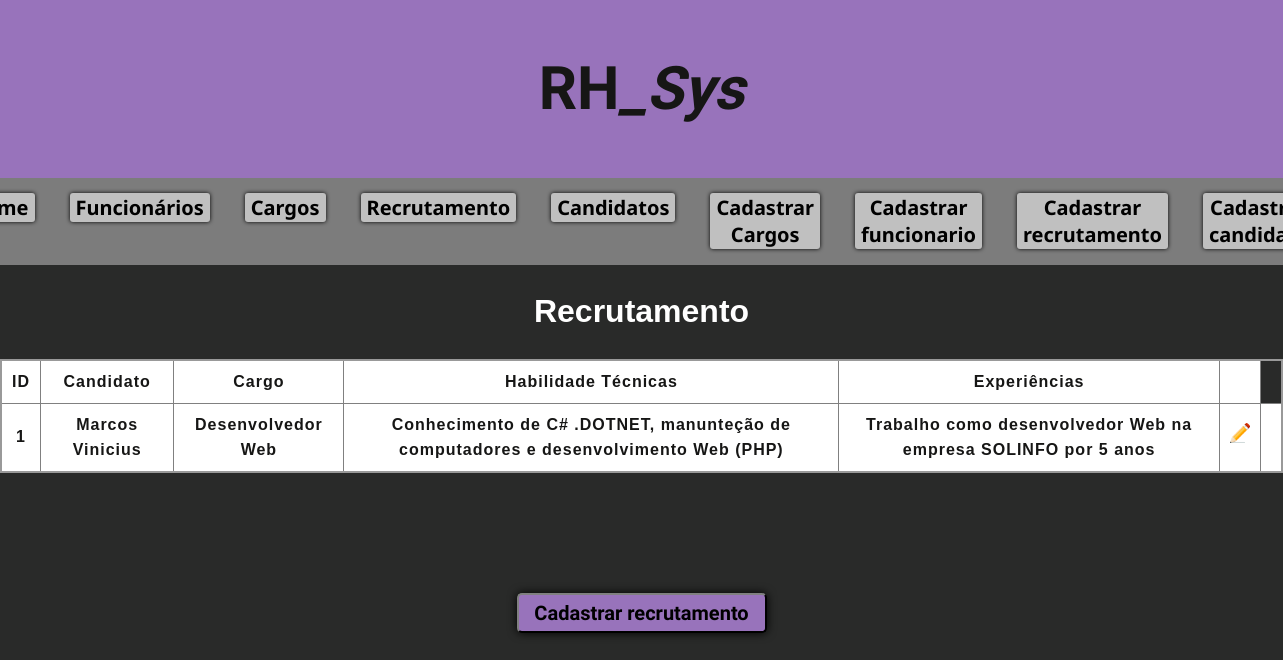
Before: /recrutamento/ with the older database file.
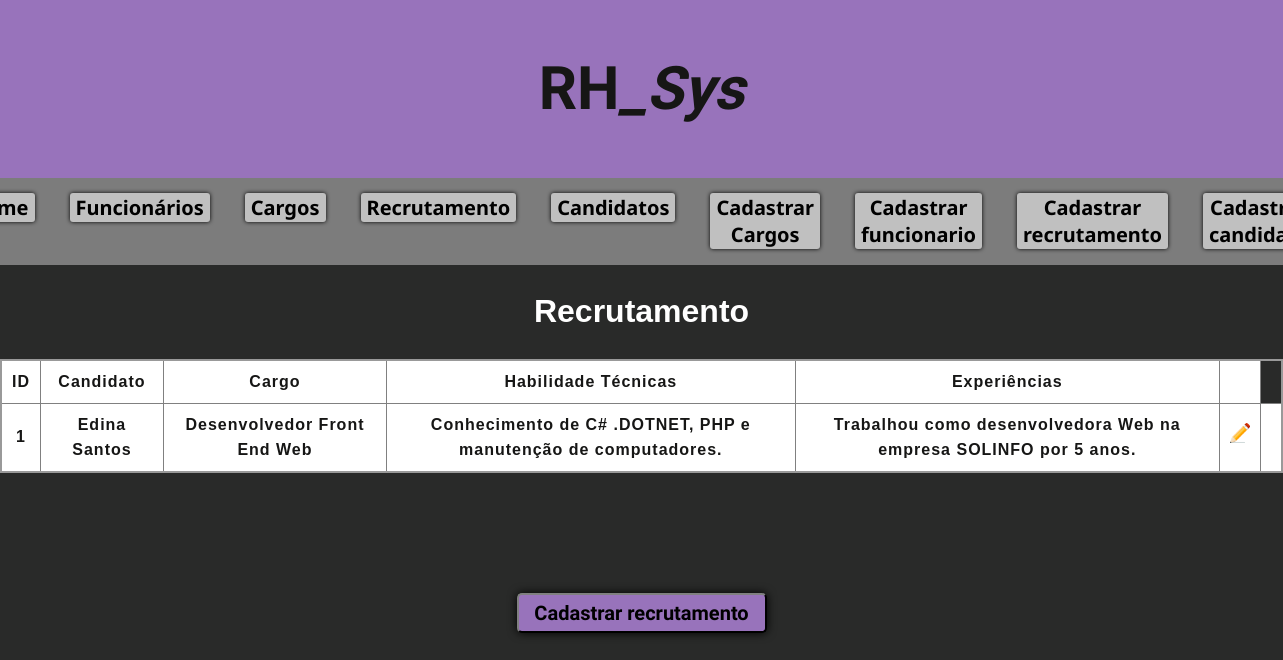
After: the same page with the newer database file.
### rh/models.py (models this page shows, shortened)
class Recrutamento(models.Model):
    nome_candidato = models.CharField(max_length=100)
    cargo = models.CharField(max_length=100)
    habilidades_tecnicas = models.CharField(max_length=100)
    experiencia_profissional = models.CharField(max_length=100)

### rh/views.py (the view)
# urls.py: path('recrutamento/', view_rh.recrutamento, name='recrutamento'),
def recrutamento(request):
    recrutamentos = Recrutamento.objects.all()
    context = {
        'title': 'Visualizar Recrutamento',
        'recrutamentos' : recrutamentos
    }
    return render(request, 'pages/listar/recrutamento.html',context)

### rh/templates/pages/listar/recrutamento.html
{% load static %}
{% include "partials/menu.html" %}
<h1 style="color: #fff; font-weight:bold">
    <center>Recrutamento</center>
</h1>
<table class="listagem_tabela">
    <thead>
        <tr>
            <th scope="col">ID</th>
            <th scope="col">Candidato</th>
            <th scope="col">Cargo</th>
            <th scope="col">Habilidade Técnicas</th>
            <th scope="col">Experiências</th>
            <th></th>
        </tr>
    </thead>
    <tbody>
        {% for recrutamento in recrutamentos %}
            <tr>
                <th scope="row"> {{ recrutamento.id }} </th>
                <th> {{ recrutamento.nome_candidato}} </th>
                <th> {{ recrutamento.cargo }} </th>
                <th> {{ recrutamento.habilidades_tecnicas }}</th>
                <th> {{ recrutamento.experiencia_profissional }}</th>
                <th>
                    <a href="{% url "editrecrutamento" recrutamento.id%}"><img src="{% static "img/editar.png" %}" width="20px" scrset=""></a>
                <th>
            </tr>
        {% endfor %}
    </tbody>
</table>
<div class="button_novo_recrutamento">
    <a href="{% url "cadrecrutamento" %}"><button class="novo_recrutamento">Cadastrar recrutamento</button></a>
</div>
{% include "partials/final.html" %}

Changed rows visible on the page:
changed Recrutamento id 1: nome_candidato "Marcos Vinicius" → "Edina Santos"; cargo "Desenvolvedor Web" → "Desenvolvedor Front End Web"; habilidades_tecnicas "Conhecimento de C# .DOTNET, manunteção de computadores e desenvolvimento Web (PHP)" → "Conhecimento de C# .DOTNET, PHP e manutenção de computadores."; experiencia_profissional "Trabalho como desenvolvedor Web na empresa SOLINFO por 5 anos" → "Trabalhou como desenvolvedora Web na empresa SOLINFO por 5 anos."
